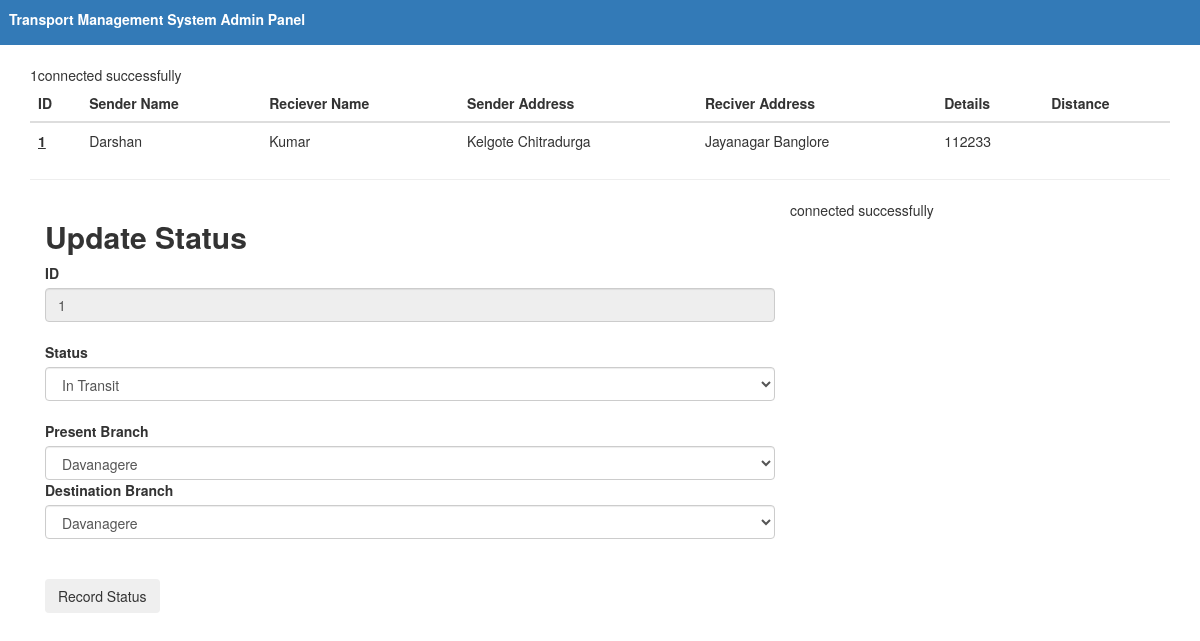
Screenshot of /Branch/view.php?CSid=1 (signed in) with the database file from the repository.
### tables this page shows
CREATE TABLE `consdetails` (
  `consID` int(8) NOT NULL,
  `senderName` varchar(50) NOT NULL,
  `recieverName` varchar(150) NOT NULL,
  `senderAddress` varchar(150) NOT NULL,
  `recieverAddress` varchar(150) NOT NULL,
  `details` varchar(100) NOT NULL,
  `distance` varchar(100) NOT NULL,  `Verified` varchar(50) NOT NULL DEFAULT 'Not Verified'
);

### Branch/view.php (the view, shortened to what this page needs)
<!DOCTYPE html>
<html>
<head>
<link rel="stylesheet" href="https://stackpath.bootstrapcdn.com/bootstrap/3.4.1/css/bootstrap.min.css">
<link rel="stylesheet" href="https://stackpath.bootstrapcdn.com/bootstrap/3.4.1/css/bootstrap-theme.min.css">
</head>
<body>
<header style="height: 45px; padding-left: 9px; padding-top: 9px;" class="bg-primary text-white"><b>Transport Management System Admin Panel</b></header>
<div class="container">
<br>
<?php
$consignmentid=$_GET['CSid'];
echo $consignmentid;
?>
<table class="table">
  <thead class="thead-dark">
    <tr>
      <th scope="col">ID</th>
       <th scope="col">Sender Name</th>
      <th scope="col">Reciever Name</th>
      <th scope="col">Sender Address</th>
        <th scope="col">Reciver Address</th>
          <th scope="col">Details</th>
              <th scope="col">Distance</th>
    </tr>
  </thead>
  <tbody>
   <?php
        include 'dbcon.php';
          $home_quer="SELECT * FROM consdetails WHERE consID=$consignmentid  ";
          $home_quer_res=$con->prepare($home_quer);
          $home_quer_res->execute();
            try
              {
                if ($home_quer_res)
                {
                  $home_quer_res_as=$home_quer_res->fetchAll();
                  foreach ($home_quer_res_as as $row)
                  {
                  echo"<tr>";
                  echo'<td><b><u> '.$row['consID'].' </u></b> </td>';
                   echo'<td> '.$row['senderName'].' </td>';
                    echo'<td> '.$row['recieverName'].' </td>';
                      echo'<td> '.$row['senderAddress'].' </td>';
                        echo'<td> '.$row['recieverAddress'].' </td>';
                           echo'<td> '.$row['details'].' </td>';
                              echo'<td> '.$row['distance'].' </td>';
                  }
                }
                else {
                      echo "Error In Fetching";
                }
              }
              catch(PDOException $pe)
              {
                echo $pe;
              }
      ?>
  </tbody>
</table>
<hr>
<div class="col-sm-8">
<h2><b>Update Status</b></h2>
<form method="POST" action="#">
<label>ID</label><input type="text" class="form-control"  name="senderName"  value ="<?php echo $consignmentid; ?>" readonly id="senderName"  required="" placeholder="Enter Sender Name"><br>
<label>Status</label>
<select  class="form-control"  name="Status" id="Status" required="" >
	<option>In Transit</option>
</select>
<br>
<label>Present Branch</label>
<select  class="form-control"  name="pb" id="pb" required="" >
	<?php
        include 'dbcon.php';
          $home_quer="SELECT * FROM branches ";
          $home_quer_res=$con->prepare($home_quer);
          $home_quer_res->execute();
            try
              {
                if ($home_quer_res)
                {
                  $home_quer_res_as=$home_quer_res->fetchAll();
                  foreach ($home_quer_res_as as $row)
                  {
                    echo'<option> '.$row['branchName'].' </option>';
                  }
                }
                else {
                      echo "Error In Fetching";
                }
              }
              catch(PDOException $pe)
              {
                echo $pe;
              }
      ?>
</select>
<label>Destination Branch</label><select  class="form-control"  name="db" id="db" required="" >
	<?php
        include 'dbcon.php';
          $home_quer="SELECT * FROM branches ";
          $home_quer_res=$con->prepare($home_quer);
          $home_quer_res->execute();
            try
              {
                if ($home_quer_res)
                {
                  $home_quer_res_as=$home_quer_res->fetchAll();
                  foreach ($home_quer_res_as as $row)
                  {
                    echo'<option> '.$row['branchName'].' </option>';
                  }
                }
                else {
                      echo "Error In Fetching";
                }
              }
              catch(PDOException $pe)
              {
                echo $pe;
              }
      ?>
</select><br>
<br>
  <input type="submit" name="statusupdate" id="statusupdate" value="Record Status" class="btn btn-dstatusupdate"/>
</form>
</div>
<?php
include "dbcon.php";
 ?>
</div>
<br>
</body>
</html>

### rows the page displays
consdetails: consID "1", senderName "Darshan", recieverName "Kumar", senderAddress "Kelgote Chitradurga", recieverAddress "Jayanagar Banglore", details "112233"

### other values shown
$consignmentid "1connected successfully"
form field pb "Davanagere"
form field db "Davanagere"
